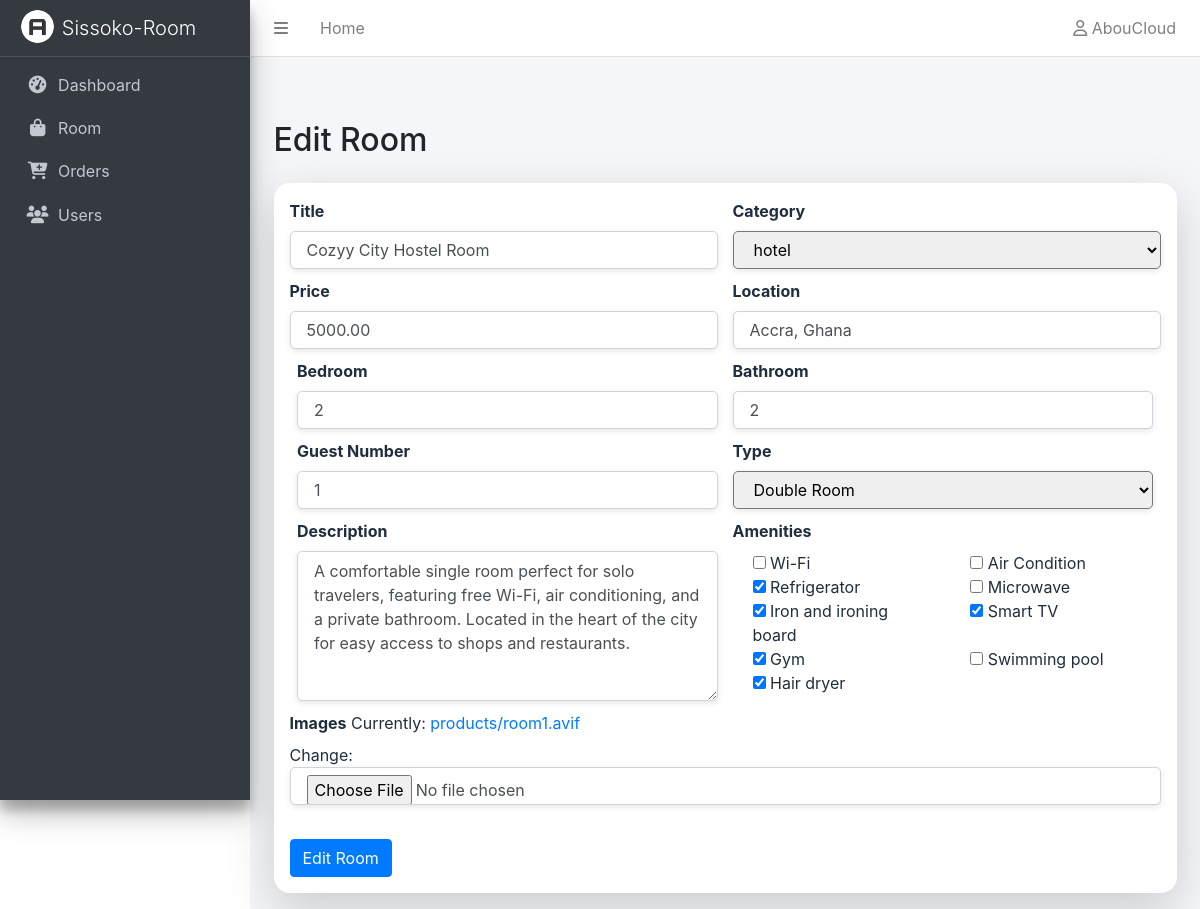
The page /sissoko-room/edit/room/1 (signed in) on the database its author committed.
### room/models.py (models this page shows, shortened)
class User(AbstractUser):
    user_id = models.UUIDField(default=uuid.uuid4, unique=True, editable= False )
    phone_number = models.CharField(max_length=15, unique=True, null=True, blank=True)
    email = models.EmailField(max_length=200, unique= True)
    localization= models.CharField(max_length=200, blank=True, null=True)
    role = models.CharField(max_length=200, default='customer', null=False)
    created_at = models.DateTimeField(auto_now_add=True)
    password = models.CharField(max_length=128)
    USERNAME_FIELD = 'email'
    REQUIRED_FIELDS = ['username']

class Room(models.Model):
    uuid = models.UUIDField(default=uuid.uuid4, editable=False, unique=True)
    user = models.ForeignKey(User, on_delete=models.CASCADE, related_name='rooms')
    slug = models.SlugField(unique=True, blank= True)
    title = models.CharField(max_length=200, null= False)
    category = models.CharField(max_length=200, null= False)
    type = models.CharField(max_length=200, blank=True,  null=False)
    stay_type = models.CharField(max_length=200, blank=True, null=False)
    price = models.DecimalField(max_digits=10, decimal_places=2)
    promot_price = models.DecimalField(max_digits=10, decimal_places=2, default=0, blank= True)
    quantity = models.DecimalField(max_digits=10, decimal_places=2, null=True)
    location = models.CharField(max_length=200, null= True)
    bedroom = models.IntegerField(default=1, blank=False)
    guest_number= models.IntegerField(default=0, blank=True, null= True)
    bathroom = models.IntegerField(default=1, blank=False)
    amenities = models.ManyToManyField(Amenities, blank=True)
    description = models.TextField(null=False)
    status=models.CharField(default='active', blank=True, null=True)
    images = models.ImageField(upload_to= "products/", null=True)
    created_at = models.DateTimeField(auto_now_add=True)
    updated = models.DateTimeField(auto_now=True)

class Amenities(models.Model):
    name = models.CharField(max_length=200, blank=True, null=True)
    class Meta:
        verbose_name = "Amenities"
        verbose_name_plural = "Amenities"
    def __str__(self):
        return self.name

### room/views.py (the view)
# urls.py: path('edit/room/<int:room_id>', views.EditRoom_view, name='editRoom'),
@staff_member_required(login_url='login')
def EditRoom_view(request, room_id):
    room = get_object_or_404(Room, id=room_id)
    if request.method == "POST":
        form = ProductForm(request.POST, request.FILES, instance=room)
        if form.is_valid():
            product = form.save(commit=False)
            product.save()
            form.save_m2m()
            return redirect('rooms')
        else:
            print('form errors:', form.errors)
    else:
        form  = ProductForm(instance=room)
    return render(request, 'editRoom.html', {'form': form , 'room': room})

### room/templates/editRoom.html (shortened to what this page needs)
{%extends 'base.html'%}
{%load static%}
{%block extra_css %}
<link rel="stylesheet" href="{% static 'css/addproduct.css' %}">
{%endblock%}
{%block content%}
<div class="container mt-5">
    <h2 class="mb-4">Edit Room</h2>
    <form method="POST" enctype="multipart/form-data" class="needs-validation shadow-lg p-3 bg-white"
        style="border-radius: 1rem;">
        <div class="row g-3">
            <div class="col-md-6">
                <label for="id_title" class="form-label">Title</label>
                {{ form.title}}
            </div>
            <div class="col-md-6 d-flex flex-column">
                <label for="id_category" class="form-label">Category</label>
                {{ form.category }}
            </div>
            <div class="col-md-6">
                <label for="id_price" class="form-label">Price</label>
                {{ form.price}}
            </div>
            <div class="col-md-6">
                <label for="id_location" class="form-label">Location</label>
                {{ form.location}}
            </div>
            <div class="col-12 d-flex flex-wrap">
                <div class="col-md-6">
                    <label for="id_bedroom" class="form-label">Bedroom</label>
                    {{ form.bedroom }}
                </div>
                <div class="col-md-6">
                    <label for="id_bathroom" class="form-label">Bathroom</label>
                    {{ form.bathroom}}
                </div>
            </div>
            <div class="col-12 d-flex flex-wrap">
                <div class="col-md-6">
                    <label for="id_guest_number" class="form-lable">Guest Number</label>
                    {{ form.guest_number}}
                </div>
                <div class="col-md-6 d-flex flex-column">
                    <label for="id_type" class="form-label">Type</label>
                    {{ form.type}}
                </div>
            </div>
            <div class="col-12 d-flex flex-wrap">
                <div class="col-md-6">
                    <label for="id_description" class="form-label">Description</label>
                    {{ form.description}}
                </div>
                <div class="col-md-6">
                    <label for="id_amenities" class="form-label">Amenities</label>
                    <div class="row">
                        {% for checkbox in form.amenities %}
                        <div class="col-6">
                            <div class="form-check">
                                {{ checkbox.tag }}
                                {{ checkbox.choice_label }}
                            </div>
                        </div>
                        {% if forloop.counter|divisibleby:2 %}
                    </div>
                    <div class="row">
                        {% endif %}
                        {% endfor %}
                    </div>
                </div>
            </div>
            <div class="col-12">
                <label for="id_description" class="form-label">Images</label>
                {{ form.images}}
            </div>
        </div>
        <button type="submit" class="btn btn-primary mt-4">Edit Room</button>
    </form>
</div>
{%endblock%}

### room/templates/navbar.html (shortened to what this page needs)
<nav class="main-header navbar navbar-expand navbar-white navbar-light">
  <ul class="navbar-nav">
    <li class="nav-item">
      <a class="nav-link" data-widget="pushmenu" href="#" role="button"><i class="fas fa-bars"></i></a>
    </li>
    <li class="nav-item d-none d-sm-inline-block">
      <a href="{% url 'dashboard' %}" class="nav-link">Home</a>
    </li>
  </ul>
  <ul class="navbar-nav ml-auto">
    <li class="nav-item dropdown">
      <a class="nav-link" data-toggle="dropdown" href="#">
        <i class="far fa-user"></i>
        <span>{{user.username}}</span>
      </a>
    </li>
  </ul>
</nav>

### static/css/addproduct.css (style rules this page uses)
.input { padding: 7px 1rem; box-shadow: 0 2px 6px rgba(0, 0, 0, 0.1); transition: all 0.2s ease-in-out; margin-bottom: 10px; border-radius: 5px; }
.text-area { padding: 7px 1rem; box-shadow: 0 2px 6px rgba(0, 0, 0, 0.1); transition: all 0.2s ease-in-out; margin-bottom: 10px; border-radius: 5px; min-height: 70px; max-height: 150px; resize: vertical; }

### rows shown on the page
User: username "AbouCloud"
Room: title "Cozyy City Hostel Room", category "hotel", price "5000.00", location "Accra, Ghana", bedroom "2", bathroom "2", guest_number "1", type "Double Room", description "A comfortable single room perfect for solo travelers, featuring free Wi-Fi, air conditioning, and a private bathroom. Located in the heart of the city for easy access to shops and restaurants."
Amenities: choice_label "Wi-Fi"
Amenities: choice_label "Air Condition"
Amenities: choice_label "Refrigerator"
Amenities: choice_label "Microwave"
Amenities: choice_label "Iron and ironing board"
Amenities: choice_label "Smart TV"
Amenities: choice_label "Gym"
Amenities: choice_label "Swimming pool"
Amenities: choice_label "Hair dryer"
